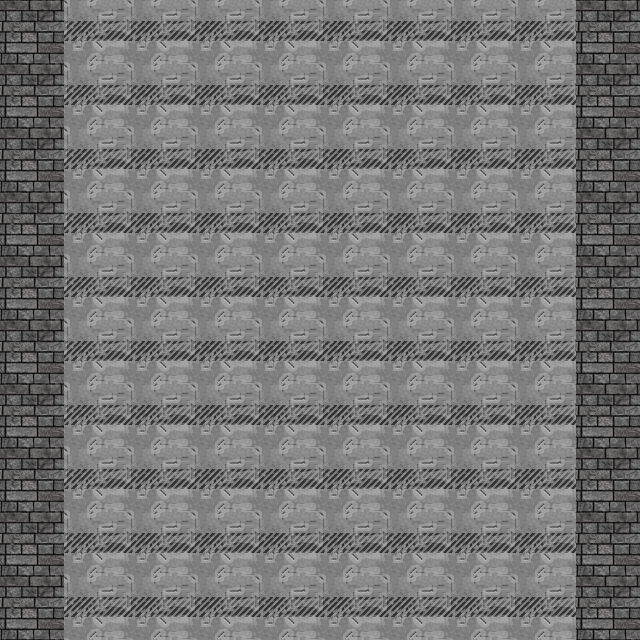

This is a level from a 2D game, rendered from its Tiled map with the project's own tilesets. A one-line summary and the map file follow, with tile-layer data summarised:
An orthogonal 10x10 tile map with 64x64 px tiles, 3 tile layers (Background, Dynamic_Obstacles, Walls).

<map version="1.0" orientation="orthogonal" renderorder="right-down" width="10" height="10" tilewidth="64" tileheight="64" nextobjectid="1">
 <tileset firstgid="1" name="64pxTileSet" tilewidth="64" tileheight="64">
  <image source="../64pxTileSet.png" width="1472" height="128" />
 </tileset>
 <layer name="Background" width="10" height="10">
  <data>[100 cells, 100 non-empty, 1 distinct tile ids]</data>
 </layer>
 <layer name="Dynamic_Obstacles" width="10" height="10">
  <data>[100 cells, 0 non-empty, 0 distinct tile ids]</data>
 </layer>
 <layer name="Walls" width="10" height="10">
  <data>[100 cells, 20 non-empty, 1 distinct tile ids]</data>
 </layer>
</map>
